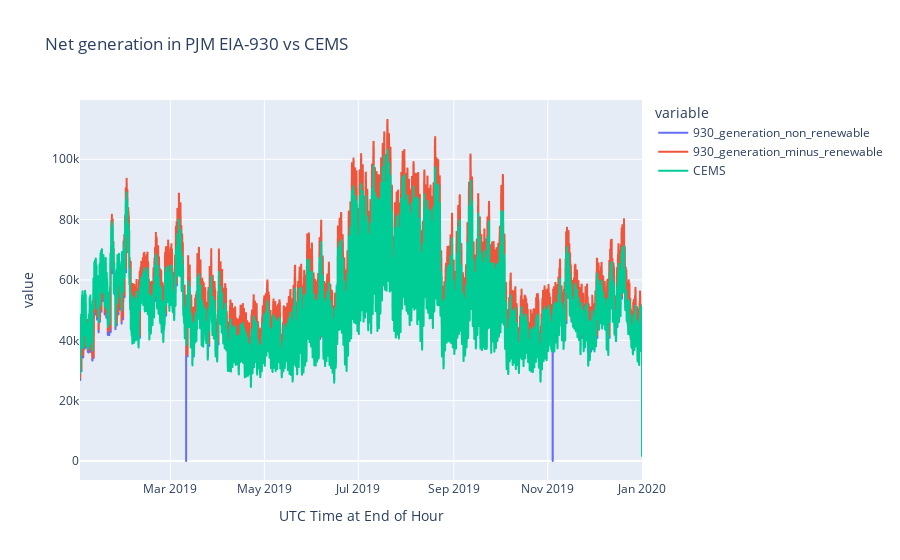

The code cell stored with this chart in its notebook:
### Code cell
ba = "PJM"

data_for_plot = eia_930.loc[eia_930["Balancing Authority"]==ba, ["930_generation_non_renewable","930_generation_minus_renewable"]]
data_for_plot = data_for_plot.merge(hourly_net_generation[ba], how='left', left_index=True, right_index=True)
data_for_plot = data_for_plot.rename(columns={ba:'CEMS'})

px.line(data_for_plot, title=f'Net generation in {ba} EIA-930 vs CEMS')

### Figure 1 — Plotly figure (JSON) as saved in the notebook; plotly's stock layout.template omitted (floating-point values rounded to 4 significant figures; data arrays with more than 128 entries replaced by an {"elided": "..."} marker saying what was removed)
{"data": [{"hovertemplate": "variable=930_generation_non_renewable<br>UTC Time at End of Hour=%{x}<br>value=%{y}<extra></extra>", "legendgroup": "930_generation_non_renewable", "line": {"color": "#636efa", "dash": "solid"}, "mode": "lines", "name": "930_generation_non_renewable", "showlegend": true, "type": "scattergl", "x": {"elided": "8760 str values"}, "xaxis": "x", "y": {"elided": "8760 int values"}, "yaxis": "y"}, {"hovertemplate": "variable=930_generation_minus_renewable<br>UTC Time at End of Hour=%{x}<br>value=%{y}<extra></extra>", "legendgroup": "930_generation_minus_renewable", "line": {"color": "#EF553B", "dash": "solid"}, "mode": "lines", "name": "930_generation_minus_renewable", "showlegend": true, "type": "scattergl", "x": {"elided": "8760 str values"}, "xaxis": "x", "y": {"elided": "8760 int values"}, "yaxis": "y"}, {"hovertemplate": "variable=CEMS<br>UTC Time at End of Hour=%{x}<br>value=%{y}<extra></extra>", "legendgroup": "CEMS", "line": {"color": "#00cc96", "dash": "solid"}, "mode": "lines", "name": "CEMS", "showlegend": true, "type": "scattergl", "x": {"elided": "8760 str values"}, "xaxis": "x", "y": {"elided": "8760 float values"}, "yaxis": "y"}], "layout": {"legend": {"title": {"text": "variable"}, "tracegroupgap": 0}, "title": {"text": "Net generation in PJM EIA-930 vs CEMS"}, "xaxis": {"anchor": "y", "domain": [0, 1], "title": {"text": "UTC Time at End of Hour"}}, "yaxis": {"anchor": "x", "domain": [0, 1], "title": {"text": "value"}}}}
